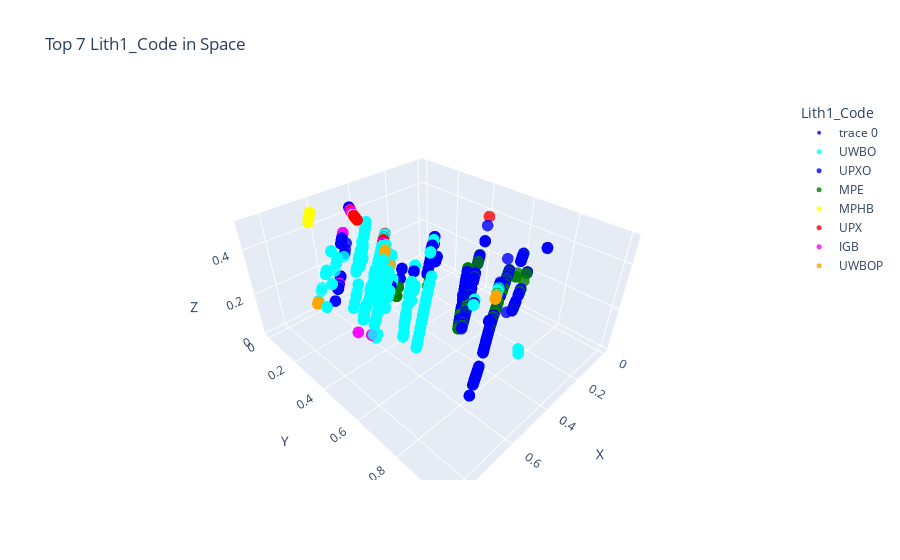

Notebook source saved alongside this figure:
### Code cell
import pandas as pd
import plotly.graph_objs as go
from plotly.offline import iplot, init_notebook_mode


# Find the top 7 Lith1_Code based on their frequency
top_7_lith_codes = dflitaltve['Lith1_Code'].value_counts().nlargest(7).index

# Filter the DataFrame to only include these top 7 Lith1_Code
filtered_df = dflitaltve[dflitaltve['Lith1_Code'].isin(top_7_lith_codes)]

# Define colors for each Lith1_Code
color_map = {
    'UWBO': 'cyan', 'UPXO': 'blue', 'MPE': 'green', 'MPHB': 'yellow', 'UPX': 'red', 'IGB': 'magenta', 'UWBOP': 'orange'
}

# Create Plotly figure
fig = go.Figure()

# Add scatter plot
scatter = go.Scatter3d(
    x=filtered_df['X'],
    y=filtered_df['Y'],
    z=filtered_df['Z'],
    mode='markers',
    marker=dict(
        size=4,
        color=[color_map[lith] for lith in filtered_df['Lith1_Code']],  # Color based on Lith1_Code
        opacity=0.8
    )
)
fig.add_trace(scatter)

# Set labels and title
fig.update_layout(
    title='Top 7 Lith1_Code in Space',
    scene=dict(
        xaxis_title='X',
        yaxis_title='Y',
        zaxis_title='Z'
    ),
    legend_title="Lith1_Code"
)

# Create a legend (manually, since Plotly doesn't automatically create legends for scatter3d)
for lith, color in color_map.items():
    if lith in top_7_lith_codes:
        fig.add_trace(go.Scatter3d(
            x=[None], y=[None], z=[None],
            mode='markers',
            marker=dict(
                size=5,
                color=color,
                opacity=0.8
            ),
            showlegend=True,
            name=lith
        ))

init_notebook_mode(connected=True)
iplot(fig)

### Figure 1 — Plotly figure (JSON) as saved in the notebook; plotly's stock layout.template omitted (floating-point values rounded to 4 significant figures; data arrays with more than 128 entries replaced by an {"elided": "..."} marker saying what was removed)
{"data": [{"marker": {"color": {"elided": "2527 str values"}, "opacity": 0.8, "size": 4}, "mode": "markers", "type": "scatter3d", "x": {"elided": "2527 float values"}, "y": {"elided": "2527 float values"}, "z": {"elided": "2527 float values"}}, {"marker": {"color": "cyan", "opacity": 0.8, "size": 5}, "mode": "markers", "name": "UWBO", "showlegend": true, "type": "scatter3d", "x": [null], "y": [null], "z": [null]}, {"marker": {"color": "blue", "opacity": 0.8, "size": 5}, "mode": "markers", "name": "UPXO", "showlegend": true, "type": "scatter3d", "x": [null], "y": [null], "z": [null]}, {"marker": {"color": "green", "opacity": 0.8, "size": 5}, "mode": "markers", "name": "MPE", "showlegend": true, "type": "scatter3d", "x": [null], "y": [null], "z": [null]}, {"marker": {"color": "yellow", "opacity": 0.8, "size": 5}, "mode": "markers", "name": "MPHB", "showlegend": true, "type": "scatter3d", "x": [null], "y": [null], "z": [null]}, {"marker": {"color": "red", "opacity": 0.8, "size": 5}, "mode": "markers", "name": "UPX", "showlegend": true, "type": "scatter3d", "x": [null], "y": [null], "z": [null]}, {"marker": {"color": "magenta", "opacity": 0.8, "size": 5}, "mode": "markers", "name": "IGB", "showlegend": true, "type": "scatter3d", "x": [null], "y": [null], "z": [null]}, {"marker": {"color": "orange", "opacity": 0.8, "size": 5}, "mode": "markers", "name": "UWBOP", "showlegend": true, "type": "scatter3d", "x": [null], "y": [null], "z": [null]}], "layout": {"legend": {"title": {"text": "Lith1_Code"}}, "scene": {"xaxis": {"title": {"text": "X"}}, "yaxis": {"title": {"text": "Y"}}, "zaxis": {"title": {"text": "Z"}}}, "title": {"text": "Top 7 Lith1_Code in Space"}}}
